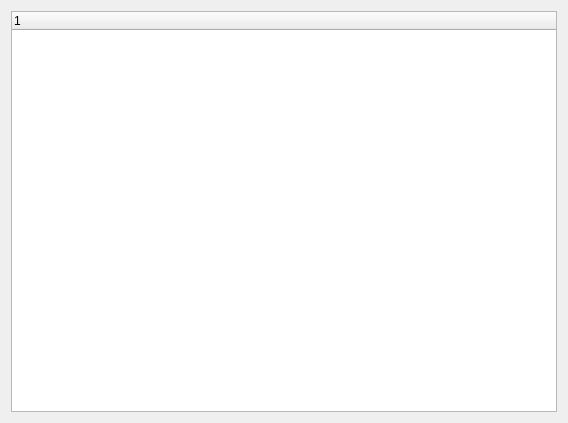
<?xml version="1.0" encoding="UTF-8"?>
<ui version="4.0">
 <class>Widget</class>
 <widget class="QWidget" name="Widget">
  <property name="geometry">
   <rect>
    <x>0</x>
    <y>0</y>
    <width>568</width>
    <height>423</height>
   </rect>
  </property>
  <property name="windowTitle">
   <string>Widget</string>
  </property>
  <layout class="QVBoxLayout" name="verticalLayout">
   <item>
    <widget class="QTreeWidget" name="treeWidget">
     <column>
      <property name="text">
       <string/>
      </property>
     </column>
    </widget>
   </item>
  </layout>
 </widget>
 <resources/>
 <connections/>
</ui>
